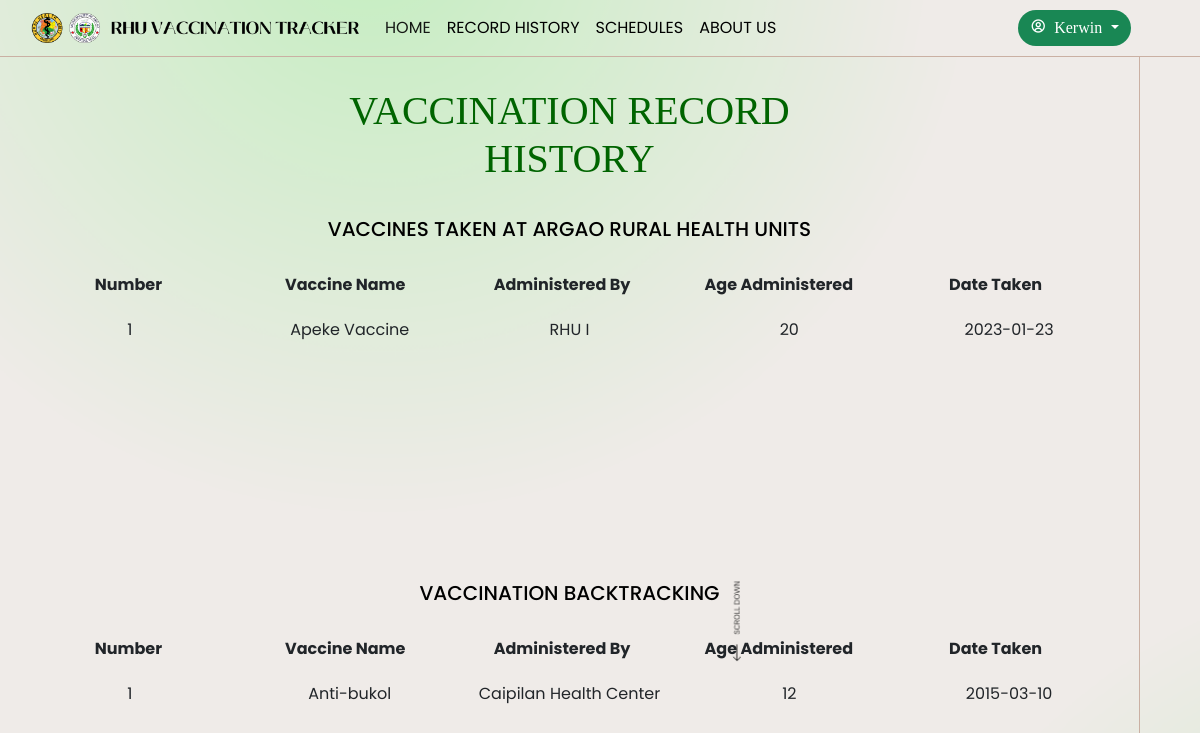
The app's page /view/_recordHistory.php (signed in) with its own data.
### tables this page shows
CREATE TABLE `records` (
  `id` bigint(20) NOT NULL,
  `user_id` bigint(20) NOT NULL,
  `fname` varchar(100) NOT NULL,
  `mname` varchar(100) NOT NULL,
  `lname` varchar(100) NOT NULL,
  `birthdate` date DEFAULT NULL,
  `age` varchar(100) NOT NULL,
  `gender` varchar(100) NOT NULL,
  `nationality` varchar(100) NOT NULL,
  `province` varchar(100) NOT NULL,
  `city` varchar(100) NOT NULL,
  `barangay` varchar(100) NOT NULL,
  `sitio` varchar(100) NOT NULL,
  `username` varchar(100) NOT NULL,
  `password` varchar(100) NOT NULL,
  `date` timestamp NOT NULL DEFAULT current_timestamp() ON UPDATE current_timestamp()
);

CREATE TABLE `vacc_records` (
  `id` int(11) NOT NULL,
  `user_id` bigint(20) NOT NULL,
  `vacc_name1` varchar(100) NOT NULL,
  `administered_by1` varchar(100) NOT NULL,
  `age_atm_taken1` int(11) NOT NULL,
  `date_taken1` date NOT NULL,
  `vacc_name2` varchar(100) NOT NULL,
  `administered_by2` varchar(100) NOT NULL,
  `age_atm_taken2` int(11) NOT NULL,
  `date_taken2` date NOT NULL,
  `vacc_name3` varchar(100) NOT NULL,
  `administered_by3` varchar(100) NOT NULL,
  `age_atm_taken3` int(11) NOT NULL,
  `date_taken3` date NOT NULL,
  `vacc_name4` varchar(100) NOT NULL,
  `administered_by4` varchar(100) NOT NULL,
  `age_atm_taken4` int(11) NOT NULL,
  `date_taken4` date NOT NULL,
  `vacc_name5` varchar(100) NOT NULL,
  `administered_by5` varchar(100) NOT NULL,
  `age_atm_taken5` int(11) NOT NULL,
  `date_taken5` date NOT NULL,
  `vacc_name6` varchar(100) NOT NULL,
  `administered_by6` varchar(100) NOT NULL,
  `age_atm_taken6` int(11) NOT NULL,
  `date_taken6` date NOT NULL,
  `vacc_name7` varchar(100) NOT NULL,
  `administered_by7` varchar(100) NOT NULL,
  `age_atm_taken7` int(11) NOT NULL,
  `date_taken7` date NOT NULL,
  `vacc_name8` varchar(100) NOT NULL,
  `administered_by8` varchar(100) NOT NULL,
  `age_atm_taken8` int(11) NOT NULL,
  `date_taken8` date NOT NULL,
  `vacc_name9` varchar(100) NOT NULL,
  `administered_by9` varchar(100) NOT NULL,
  `age_atm_taken9` int(11) NOT NULL,
  `date_taken9` date NOT NULL,
  `vacc_name10` varchar(100) NOT NULL,
  `administered_by10` varchar(100) NOT NULL,
  `age_atm_taken10` int(11) NOT NULL,
  `date_taken10` date NOT NULL
);

CREATE TABLE `vacc_backtracking_records` (
  `id` int(11) NOT NULL,
  `user_id` bigint(20) NOT NULL,
  `vacc__name1` varchar(100) NOT NULL,
  `administered__by1` varchar(100) NOT NULL,
  `age__atm__taken1` int(11) NOT NULL,
  `date__taken1` date NOT NULL,
  `vacc__name2` varchar(100) NOT NULL,
  `administered__by2` varchar(100) NOT NULL,
  `age__atm__taken2` int(11) NOT NULL,
  `date__taken2` date NOT NULL,
  `vacc__name3` varchar(100) NOT NULL,
  `administered__by3` varchar(100) NOT NULL,
  `age__atm__taken3` int(11) NOT NULL,
  `date__taken3` date NOT NULL,
  `vacc__name4` varchar(100) NOT NULL,
  `administered__by4` varchar(100) NOT NULL,
  `age__atm__taken4` int(11) NOT NULL,
  `date__taken4` date NOT NULL,
  `vacc__name5` varchar(100) NOT NULL,
  `administered__by5` varchar(100) NOT NULL,
  `age__atm__taken5` int(11) NOT NULL,
  `date__taken5` date NOT NULL,
  `vacc__name6` varchar(100) NOT NULL,
  `administered__by6` varchar(100) NOT NULL,
  `age__atm__taken6` int(11) NOT NULL,
  `date__taken6` date NOT NULL,
  `vacc__name7` varchar(100) NOT NULL,
  `administered__by7` varchar(100) NOT NULL,
  `age__atm__taken7` int(11) NOT NULL,
  `date__taken7` date NOT NULL,
  `vacc__name8` varchar(100) NOT NULL,
  `administered__by8` varchar(100) NOT NULL,
  `age__atm__taken8` int(11) NOT NULL,
  `date__taken8` date NOT NULL,
  `vacc__name9` varchar(100) NOT NULL,
  `administered__by9` varchar(100) NOT NULL,
  `age__atm__taken9` int(11) NOT NULL,
  `date__taken9` date NOT NULL,
  `vacc__name10` varchar(100) NOT NULL,
  `administered__by10` varchar(100) NOT NULL,
  `age__atm__taken10` int(11) NOT NULL,
  `date__taken10` date NOT NULL
);

### view/_recordHistory.php (called while the page is built)
<?php
	include("../php_components/header_user.php");
?>
<?php
	include("../php_components/recordHistory.php");
?>
<?php
	include("../php_components/footer_user.php");
?>

### php_components/functions.php (called while the page is built, shortened)
<?php
function check_login($con)
{
	if(isset($_SESSION['user_id']))
	{
		$id = $_SESSION['user_id'];
		$query = "select * from records where user_id = '$id' limit 1";
		$result = mysqli_query($con,$query);
		if($result && mysqli_num_rows($result) > 0)
		{
			$user_data = mysqli_fetch_assoc($result);
			return $user_data;
		}
	}
	die;
}

### php_components/recordHistory.php (the view, shortened to what this page needs)
<?php
    $database = new Connection();
    $db = $database->open();
	$id = $user_data['id'];
	$sql = $db->prepare("SELECT * FROM vacc_records WHERE id = :id");
    $sql->bindValue(':id', $id);
    $sql->execute();
    $data = $sql->fetch();
?>
<div class="container" id="rightBorder">
	<h1 align="center" style="font-family: catchy wager; color: darkgreen; margin-bottom: 10px; padding-top: 60px;">VACCINATION RECORD<br>HISTORY</h1><br>
	<div class="table-responsive">
		<h5 align="center" style="color: black;">VACCINES TAKEN AT ARGAO RURAL HEALTH UNITS</h5><br>
		<div style="display: flex; justify-content: space-between; margin-right: 20px; margin-left: 5px;">
	        <p id="list"><b>Number</b></p>
	        <p id="list"><b>Vaccine Name</b></p>
	        <p id="list"><b>Administered By</b></p>
	        <p id="list"><b>Age Administered</b></p>
	        <p id="list"><b>Date Taken</b></p>
	    </div>
	    <div style="display: flex; flex-direction: column; height: 220px; margin-right: 0;">
	      <div style="overflow-y: scroll; flex: 1;">
<?php
			$date_taken_array = array();
			for($i = 1; $i <= 10; $i++) {
			    if (isset($data['vacc_name' . $i]) && !empty($data['vacc_name' . $i])) {
			        $date_taken_array[$i]['vacc_name'] = $data['vacc_name'.$i];
			        $date_taken_array[$i]['administered_by'] = $data['administered_by'.$i];
			        $date_taken_array[$i]['age_atm_taken'] = $data['age_atm_taken'.$i];
			        $date_taken_array[$i]['date_taken'] = $data['date_taken'.$i];
			    }
			}
			usort($date_taken_array, function($a, $b) {
			    return strtotime($b['date_taken']) - strtotime($a['date_taken']);
			});
			$count = 1;
			foreach($date_taken_array as $key => $row) {
			    echo '<ul id="toHover" style="display: flex; justify-content: space-between;">';
			    echo '<li id="list">'.$count.'</li>';
			    echo '<li id="list">'.$row['vacc_name'].'</li>';
			    echo '<li id="list">'.$row['administered_by'].'</li>';
			    echo '<li id="list">'.$row['age_atm_taken'].'</li>';
			    echo '<li id="list">'.$row['date_taken'].'</li>';
			    echo '</ul>';
				$count++;
			}
?>
		  </div>
		</div>
	</div>
	<br><br>
<?php
	$sql = $db->prepare("SELECT * FROM vacc_backtracking_records WHERE id = :id");
    $sql->bindValue(':id', $id);
    $sql->execute();
    $data = $sql->fetch();
?>
	<div class="table-responsive">
		<h5 align="center" style="color: black;">VACCINATION BACKTRACKING</h5><br>
		<div style="display: flex; justify-content: space-between; margin-right: 20px; margin-left: 5px;">
	        <p id="list"><b>Number</b></p>
	        <p id="list"><b>Vaccine Name</b></p>
	        <p id="list"><b>Administered By</b></p>
	        <p id="list"><b>Age Administered</b></p>
	        <p id="list"><b>Date Taken</b></p>
	    </div>
	    <div style="display: flex; flex-direction: column; height: 220px; margin-bottom: 50px; margin-right: 0;">
	      <div style="overflow-y: scroll; flex: 1;">
			<?php
			$date__taken_array = array();
			for($i = 1; $i <= 10; $i++) {
			    if (isset($data['vacc__name' . $i]) && !empty($data['vacc__name' . $i])) {
			        $date__taken_array[$i]['vacc__name'] = $data['vacc__name'.$i];
			        $date__taken_array[$i]['administered__by'] = $data['administered__by'.$i];
			        $date__taken_array[$i]['age__atm__taken'] = $data['age__atm__taken'.$i];
			        $date__taken_array[$i]['date__taken'] = $data['date__taken'.$i];
			    }
			}
			usort($date__taken_array, function($a, $b) {
			    return strtotime($b['date__taken']) - strtotime($a['date__taken']);
			});
			$counter = 1;
			foreach($date__taken_array as $key => $row) {
			    echo '<ul id="toHover" style="display: flex; justify-content: space-between;">';
			    echo '<li id="list">'.$counter.'</li>';
			    echo '<li id="list">'.$row['vacc__name'].'</li>';
			    echo '<li id="list">'.$row['administered__by'].'</li>';
			    echo '<li id="list">'.$row['age__atm__taken'].'</li>';
			    echo '<li id="list">'.$row['date__taken'].'</li>';
			    echo '</ul>';
			    $counter++;
			}
			?>
		  </div>
		</div>
	</div>
</div>

### php_components/header_user.php (shortened to what this page needs)
<?php
	include("connection.php");
	include("functions.php");
	$user_data = check_login($con);
?>
<!doctype html>
<html lang="en">
  <head>
    <link href="https://cdn.jsdelivr.net/npm/bootstrap@5.2.2/dist/css/bootstrap.min.css" rel="stylesheet">
    <link rel="stylesheet" href="https://stackpath.bootstrapcdn.com/bootstrap/4.5.0/css/bootstrap.min.css">
    <link rel="stylesheet" href="../css/allStyles.css" media="screen">
    <link href='https://unpkg.com/boxicons@2.1.1/css/boxicons.min.css' rel='stylesheet'>
  </head>
  <body>
    <nav class="navbar navbar-expand-lg bg-light">
      <div class="container-fluid">
        <div class="logodiv">
          <img src="../images/logo.png" height="40px" width="330px" class="navbar-brand" id="logo">
        </div>
        <div class="collapse navbar-collapse" id="navbarNav">
          <ul class="navbar-nav me-auto mb-2 mb-lg-0">
            <li class="nav-item">
              <a class="nav-link active" aria-current="page" href="_index.php">HOME</a>
            </li>
            <li class="nav-item">
              <a class="nav-link" href="_recordHistory.php">RECORD HISTORY</a>
            </li>
            <li class="nav-item">
              <a class="nav-link" href="_schedules.php">SCHEDULES</a>
            </li>
            <li class="nav-item">
              <a class="nav-link" href="_aboutUs.php">ABOUT US</a>
            </li>
          </ul>
          <ul class="navbar-nav ml-auto mb-2 mb-lg-0">
            <div class="dropdown">
              <button class="btn btn-secondary dropdown-toggle" type="button" id="dropdownMenuButton" data-toggle="dropdown" aria-haspopup="true" aria-expanded="false">
                <i class="bx bx-user-circle"> <?php echo $user_data['fname']; ?></i>
              </button>
            </div>
          </ul>
        </div>
      </div>
    </nav>

### css/allStyles.css (style rules this page uses)
* { margin: 0; padding: 0; box-sizing: border-box; font-family: "Poppins" , sans-serif; }
body { background-image: url("../images/bg.png"); background-repeat: no-repeat; background-attachment: fixed; background-size: cover; }
a { text-decoration: none; font-weight: 1500; }
ul { list-style-type: none; }
.nav-link { color: black; }
.navbar { background-image: url("../images/bg.png"); border-bottom: 1.5px solid #cab0a3; }

### php_components/header_user.php (style rules this page uses)
#dropdownMenuButton { border: none; background-color: #198754; color: white; border-radius: 50px; margin-right: 55px; }

### php_components/recordHistory.php (style rules this page uses)
#toHover { padding: 5px 5px 5px 5px; }
#rightBorder { border-right: 1.5px solid #cab0a3; margin-top: -30px; height: 870px; margin-right: 68px; }
#list { width: 25%; text-align: center; }
#dropdownMenuButton { margin-right: 38.5px; }

### records on screen
records: fname "Kerwin"
vacc_records: vacc_name1 "Apeke Vaccine", administered_by1 "RHU I", age_atm_taken1 "20", date_taken1 "2023-01-23"
vacc_backtracking_records: vacc__name1 "Anti-bukol", administered__by1 "Caipilan Health Center", age__atm__taken1 "12", date__taken1 "2015-03-10"
